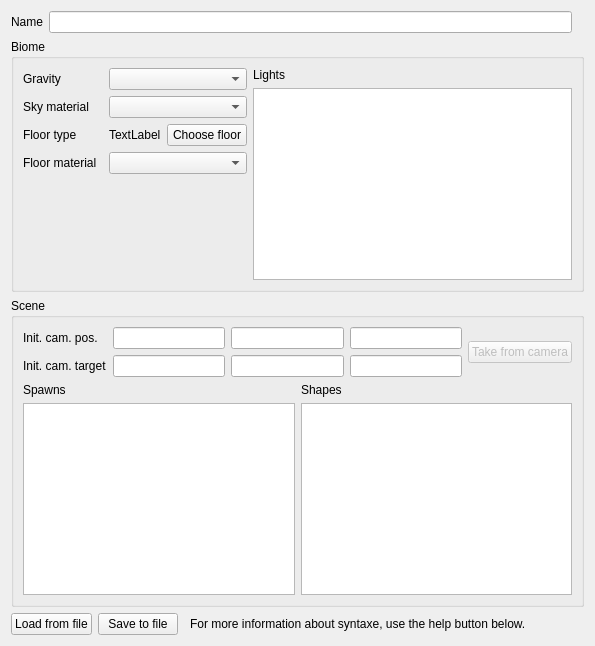
     <widget class="QWidget" name="tab_8">
      <attribute name="icon">
       <iconset resource="../../../ressources/ressources.qrc">
        <normaloff>:/img/icons/world</normaloff>:/img/icons/world</iconset>
      </attribute>
      <attribute name="title">
       <string>World</string>
      </attribute>
      <layout class="QGridLayout" name="gridLayout_12">
       <item row="8" column="3">
        <widget class="QLabel" name="label_9">
         <property name="text">
          <string>For more information about syntaxe, use the help button below.</string>
         </property>
        </widget>
       </item>
       <item row="8" column="4">
        <spacer name="horizontalSpacer_5">
         <property name="orientation">
          <enum>Qt::Horizontal</enum>
         </property>
         <property name="sizeHint" stdset="0">
          <size>
           <width>40</width>
           <height>20</height>
          </size>
         </property>
        </spacer>
       </item>
       <item row="8" column="1">
        <widget class="QPushButton" name="pbSaveWorldToFile">
         <property name="text">
          <string>Save to file</string>
         </property>
         <property name="icon">
          <iconset resource="../../../ressources/ressources.qrc">
           <normaloff>:/img/icons/world_save</normaloff>:/img/icons/world_save</iconset>
         </property>
        </widget>
       </item>
       <item row="8" column="0">
        <widget class="QPushButton" name="pbLoadWorldFromFile">
         <property name="text">
          <string>Load from file</string>
         </property>
         <property name="icon">
          <iconset resource="../../../ressources/ressources.qrc">
           <normaloff>:/img/icons/world_load</normaloff>:/img/icons/world_load</iconset>
         </property>
        </widget>
       </item>
       <item row="7" column="0" colspan="7">
        <widget class="QGroupBox" name="groupBox_9">
         <property name="title">
          <string>Scene</string>
         </property>
         <layout class="QGridLayout" name="gridLayout_14">
          <item row="1" column="2">
           <widget class="QLabel" name="label_10">
            <property name="minimumSize">
             <size>
              <width>80</width>
              <height>0</height>
             </size>
            </property>
            <property name="text">
             <string>Init. cam. pos.</string>
            </property>
           </widget>
          </item>
          <item row="2" column="2">
           <widget class="QLabel" name="label_11">
            <property name="text">
             <string>Init. cam. target</string>
            </property>
           </widget>
          </item>
          <item row="1" column="3">
           <widget class="QLineEdit" name="leCamPosX"/>
          </item>
          <item row="2" column="3">
           <widget class="QLineEdit" name="leCamTargetX"/>
          </item>
          <item row="1" column="4">
           <widget class="QLineEdit" name="leCamPosY"/>
          </item>
          <item row="2" column="4">
           <widget class="QLineEdit" name="leCamTargetY"/>
          </item>
          <item row="1" column="5">
           <widget class="QLineEdit" name="leCamPosZ"/>
          </item>
          <item row="2" column="5">
           <widget class="QLineEdit" name="leCamTargetZ"/>
          </item>
          <item row="1" column="6" rowspan="2">
           <widget class="QPushButton" name="pbTakeFromCamera">
            <property name="enabled">
             <bool>false</bool>
            </property>
            <property name="text">
             <string>Take from camera</string>
            </property>
           </widget>
          </item>
          <item row="3" column="2" colspan="5">
           <layout class="QHBoxLayout" name="horizontalLayout_2">
            <item>
             <layout class="QGridLayout" name="gridLayout_21">
              <item row="2" column="0">
               <widget class="QTextEdit" name="teSpawns">
                <property name="maximumSize">
                 <size>
                  <width>16777215</width>
                  <height>16777215</height>
                 </size>
                </property>
                <property name="font">
                 <font>
                  <family>Courier New</family>
                 </font>
                </property>
                <property name="whatsThis">
                 <string>&lt;!DOCTYPE HTML PUBLIC &quot;-//W3C//DTD HTML 4.0//EN&quot; &quot;http://www.w3.org/TR/REC-html40/strict.dtd&quot;&gt;
&lt;html&gt;&lt;head&gt;&lt;meta name=&quot;qrichtext&quot; content=&quot;1&quot; /&gt;&lt;style type=&quot;text/css&quot;&gt;
p, li { white-space: pre-wrap; }
&lt;/style&gt;&lt;/head&gt;&lt;body style=&quot; font-family:'MS Shell Dlg 2'; font-size:8.25pt; font-weight:400; font-style:normal;&quot;&gt;
&lt;p style=&quot; margin-top:0px; margin-bottom:0px; margin-left:0px; margin-right:0px; -qt-block-indent:0; text-indent:0px;&quot;&gt;&lt;span style=&quot; font-weight:600;&quot;&gt;Soon...&lt;/span&gt;&lt;/p&gt;&lt;/body&gt;&lt;/html&gt;</string>
                </property>
               </widget>
              </item>
              <item row="1" column="0">
               <widget class="QLabel" name="label_22">
                <property name="text">
                 <string>Spawns</string>
                </property>
                <property name="alignment">
                 <set>Qt::AlignLeading|Qt::AlignLeft|Qt::AlignTop</set>
                </property>
               </widget>
              </item>
             </layout>
            </item>
            <item>
             <layout class="QGridLayout" name="gridLayout_22">
              <item row="0" column="0">
               <widget class="QLabel" name="label_15">
                <property name="text">
                 <string>Shapes</string>
                </property>
                <property name="alignment">
                 <set>Qt::AlignLeading|Qt::AlignLeft|Qt::AlignTop</set>
                </property>
               </widget>
              </item>
              <item row="1" column="0">
               <widget class="QTextEdit" name="teStaticShapes">
                <property name="font">
                 <font>
                  <family>Courier New</family>
                 </font>
                </property>
                <property name="whatsThis">
                 <string>&lt;!DOCTYPE HTML PUBLIC &quot;-//W3C//DTD HTML 4.0//EN&quot; &quot;http://www.w3.org/TR/REC-html40/strict.dtd&quot;&gt;
&lt;html&gt;&lt;head&gt;&lt;meta name=&quot;qrichtext&quot; content=&quot;1&quot; /&gt;&lt;style type=&quot;text/css&quot;&gt;
p, li { white-space: pre-wrap; }
&lt;/style&gt;&lt;/head&gt;&lt;body style=&quot; font-family:'MS Shell Dlg 2'; font-size:8.25pt; font-weight:400; font-style:normal;&quot;&gt;
&lt;p style=&quot; margin-top:0px; margin-bottom:0px; margin-left:0px; margin-right:0px; -qt-block-indent:0; text-indent:0px;&quot;&gt;&lt;span style=&quot; font-weight:600;&quot;&gt;Soon...&lt;/span&gt;&lt;/p&gt;&lt;/body&gt;&lt;/html&gt;</string>
                </property>
               </widget>
              </item>
             </layout>
            </item>
           </layout>
          </item>
         </layout>
        </widget>
       </item>
       <item row="2" column="0" colspan="5">
        <layout class="QHBoxLayout" name="horizontalLayout">
         <item>
          <widget class="QLabel" name="label_14">
           <property name="text">
            <string>Name</string>
           </property>
          </widget>
         </item>
         <item>
          <widget class="QLineEdit" name="leWorldName"/>
         </item>
        </layout>
       </item>
       <item row="6" column="0" colspan="7">
        <widget class="QGroupBox" name="groupBox_5">
         <property name="title">
          <string>Biome</string>
         </property>
         <layout class="QGridLayout" name="gridLayout_10">
          <item row="2" column="0">
           <layout class="QGridLayout" name="gridLayout_19">
            <item row="0" column="0">
             <widget class="QLabel" name="label_12">
              <property name="minimumSize">
               <size>
                <width>80</width>
                <height>0</height>
               </size>
              </property>
              <property name="text">
               <string>Gravity</string>
              </property>
             </widget>
            </item>
            <item row="1" column="0">
             <widget class="QLabel" name="label_16">
              <property name="text">
               <string>Sky material</string>
              </property>
             </widget>
            </item>
            <item row="1" column="1" colspan="2">
             <widget class="QComboBox" name="cbSkyMaterial"/>
            </item>
            <item row="0" column="1" colspan="2">
             <widget class="QComboBox" name="cbGravity">
              <property name="minimumSize">
               <size>
                <width>120</width>
                <height>0</height>
               </size>
              </property>
             </widget>
            </item>
            <item row="2" column="0">
             <widget class="QLabel" name="label_13">
              <property name="text">
               <string>Floor type</string>
              </property>
             </widget>
            </item>
            <item row="3" column="1" colspan="2">
             <widget class="QComboBox" name="cbFloorMaterial"/>
            </item>
            <item row="3" column="0">
             <widget class="QLabel" name="label_26">
              <property name="text">
               <string>Floor material</string>
              </property>
             </widget>
            </item>
            <item row="4" column="2">
             <spacer name="verticalSpacer_7">
              <property name="orientation">
               <enum>Qt::Vertical</enum>
              </property>
              <property name="sizeHint" stdset="0">
               <size>
                <width>20</width>
                <height>40</height>
               </size>
              </property>
             </spacer>
            </item>
            <item row="2" column="2">
             <widget class="QPushButton" name="btnFloor">
              <property name="text">
               <string>Choose floor</string>
              </property>
             </widget>
            </item>
            <item row="2" column="1">
             <widget class="QLabel" name="lblFloorType">
              <property name="text">
               <string>TextLabel</string>
              </property>
             </widget>
            </item>
           </layout>
          </item>
          <item row="2" column="2">
           <layout class="QVBoxLayout" name="verticalLayout_7">
            <item>
             <widget class="QLabel" name="label_23">
              <property name="text">
               <string>Lights</string>
              </property>
              <property name="alignment">
               <set>Qt::AlignLeading|Qt::AlignLeft|Qt::AlignTop</set>
              </property>
             </widget>
            </item>
            <item>
             <widget class="QTextEdit" name="teLights">
              <property name="maximumSize">
               <size>
                <width>16777215</width>
                <height>16777215</height>
               </size>
              </property>
              <property name="font">
               <font>
                <family>Courier New</family>
               </font>
              </property>
              <property name="whatsThis">
               <string>&lt;!DOCTYPE HTML PUBLIC &quot;-//W3C//DTD HTML 4.0//EN&quot; &quot;http://www.w3.org/TR/REC-html40/strict.dtd&quot;&gt;
&lt;html&gt;&lt;head&gt;&lt;meta name=&quot;qrichtext&quot; content=&quot;1&quot; /&gt;&lt;style type=&quot;text/css&quot;&gt;
p, li { white-space: pre-wrap; }
&lt;/style&gt;&lt;/head&gt;&lt;body style=&quot; font-family:'MS Shell Dlg 2'; font-size:8.25pt; font-weight:400; font-style:normal;&quot;&gt;
&lt;p style=&quot; margin-top:0px; margin-bottom:0px; margin-left:0px; margin-right:0px; -qt-block-indent:0; text-indent:0px;&quot;&gt;&lt;span style=&quot; font-weight:600;&quot;&gt;Soon...&lt;/span&gt;&lt;/p&gt;&lt;/body&gt;&lt;/html&gt;</string>
              </property>
             </widget>
            </item>
           </layout>
          </item>
         </layout>
        </widget>
       </item>
      </layout>
     </widget>
